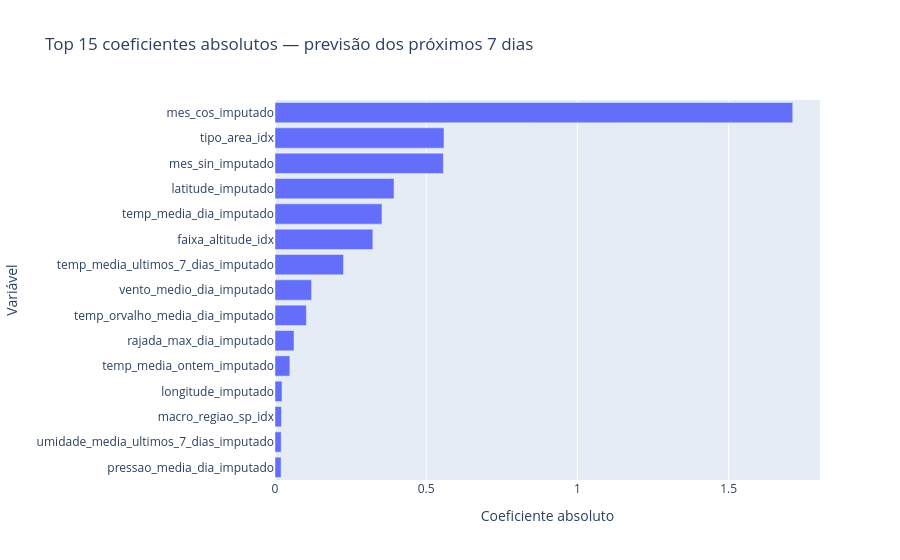

Here is the notebook cell this chart was saved with:
### Markdown cell above
### Gráfico: top 15 coeficientes absolutos — próximos 7 dias

### Code cell
coef_semana_top15 = spark.sql("""
    SELECT
        feature,
        coeficiente,
        coeficiente_absoluto
    FROM coef_semana
    ORDER BY coeficiente_absoluto DESC
    LIMIT 15
""")

coef_semana_plot = spark_df_para_dicts(coef_semana_top15)

fig = px.bar(
    coef_semana_plot,
    x="coeficiente_absoluto",
    y="feature",
    orientation="h",
    title="Top 15 coeficientes absolutos — previsão dos próximos 7 dias",
    labels={
        "coeficiente_absoluto": "Coeficiente absoluto",
        "feature": "Variável"
    }
)

fig.update_layout(yaxis={"categoryorder": "total ascending"})
fig.show()

### Figure 1 — Plotly figure (JSON) as saved in the notebook; plotly's stock layout.template omitted (floating-point values rounded to 4 significant figures)
{"data": [{"hovertemplate": "Coeficiente absoluto=%{x}<br>Variável=%{y}<extra></extra>", "legendgroup": "", "marker": {"color": "#636efa", "pattern": {"shape": ""}}, "name": "", "orientation": "h", "showlegend": false, "textposition": "auto", "type": "bar", "x": [1.712, 0.5588, 0.5567, 0.3936, 0.3537, 0.3236, 0.2265, 0.1209, 0.1038, 0.06285, 0.04902, 0.0232, 0.02131, 0.02055, 0.01999], "xaxis": "x", "y": ["mes_cos_imputado", "tipo_area_idx", "mes_sin_imputado", "latitude_imputado", "temp_media_dia_imputado", "faixa_altitude_idx", "temp_media_ultimos_7_dias_imputado", "vento_medio_dia_imputado", "temp_orvalho_media_dia_imputado", "rajada_max_dia_imputado", "temp_media_ontem_imputado", "longitude_imputado", "macro_regiao_sp_idx", "umidade_media_ultimos_7_dias_imputado", "pressao_media_dia_imputado"], "yaxis": "y"}], "layout": {"barmode": "relative", "legend": {"tracegroupgap": 0}, "title": {"text": "Top 15 coeficientes absolutos — previsão dos próximos 7 dias"}, "xaxis": {"anchor": "y", "domain": [0, 1], "title": {"text": "Coeficiente absoluto"}}, "yaxis": {"anchor": "x", "categoryorder": "total ascending", "domain": [0, 1], "title": {"text": "Variável"}}}}
